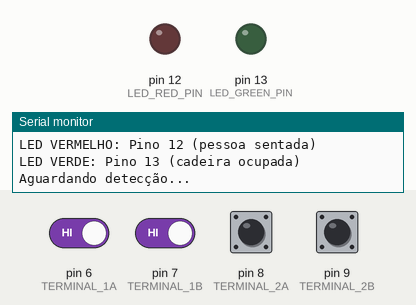
The sketch below on a simulated Arduino Uno, built with avr-gcc and run on an emulated ATmega328P. Parts: output pins drawn as LEDs (lit = HIGH), the last lines printed to the serial monitor. The test bench sets the inputs (shaded band); at power-on: pin 6 (TERMINAL_1A), pin 7 (TERMINAL_1B), pin 8 (TERMINAL_2A), pin 9 (TERMINAL_2B) HIGH.

Above: at 2.2 s.
2.3 s: pin 6 (TERMINAL_1A) driven LOW and pin 7 (TERMINAL_1B) driven LOW
At 3.5 s:
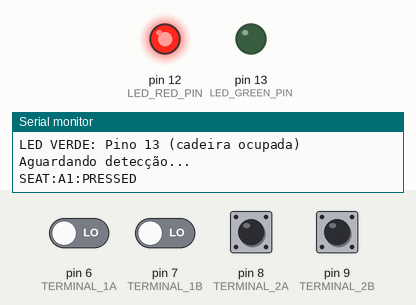
3.8 s: pin 6 (TERMINAL_1A) driven HIGH
At 5.0 s:
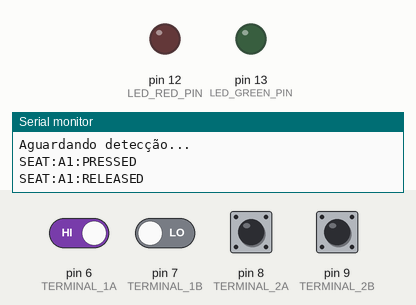
5.3 s: pin 6 (TERMINAL_1A) driven LOW
At 6.2 s:
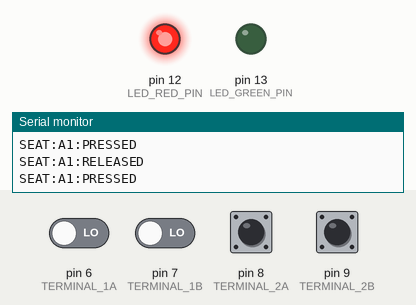
6.8 s: pin 7 (TERMINAL_1B) driven HIGH
At 7.2 s:
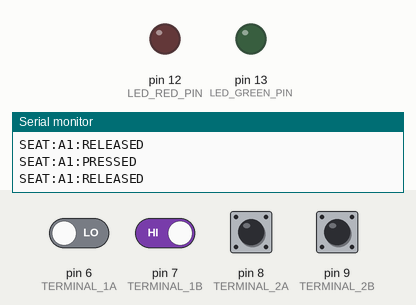
Timing chart, 0 to 9.3 s (numbered marks = the images above; inputs shaded):
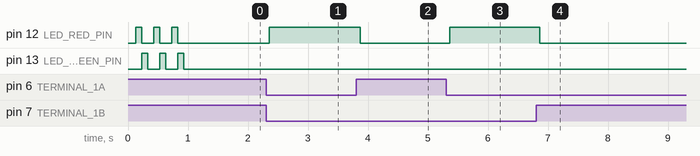

The sketch:

arduino_code.ino
```cpp
/*
  Arduino Code para Sistema de Cadeiras GrupoCine

  Hardware necessário:
  - Arduino Uno R3
  - Botão conectado nos terminais 1a, 1b, 2a, 2b
  - LED VERMELHO para indicar pessoa sentada
  - LED VERDE para indicar cadeira ocupada (código validado)

  Conexões:
  - Terminal 1a: Pino Digital 6
  - Terminal 1b: Pino Digital 7
  - Terminal 2a: Pino Digital 8
  - Terminal 2b: Pino Digital 9
  - LED VERMELHO: Pino Digital 12 (+ resistor 220Ω para GND)
  - LED VERDE: Pino Digital 13 (+ resistor 220Ω para GND)

  Funcionamento:
  - Quando o botão é pressionado: LED VERMELHO acende + envia "SEAT:A1:PRESSED"
  - Quando o botão é liberado: LED VERMELHO apaga + envia "SEAT:A1:RELEASED"
  - LED VERDE acende apenas quando recebe comando "SEAT:A1:OCCUPIED" do servidor
  - LED VERDE apaga quando recebe comando "SEAT:A1:AVAILABLE" do servidor
*/

#include <Arduino.h>

// Pinos dos terminais (ATUALIZADOS conforme solicitação - não usa mais D2..D5)
const int TERMINAL_1A = 6;    // Terminal 1a (antes D2)
const int TERMINAL_1B = 7;    // Terminal 1b (antes D3)
const int TERMINAL_2A = 8;    // Terminal 2a (antes D4)
const int TERMINAL_2B = 9;    // Terminal 2b (antes D5)
const int LED_RED_PIN = 12;   // LED VERMELHO (pessoa sentada)
const int LED_GREEN_PIN = 13; // LED VERDE (cadeira ocupada)
String SEAT_CODE = "A1";      // Código da cadeira - será configurado dinamicamente via comando CONFIG
bool isOccupied = false;       // Flag local para saber se cadeira está validada (OCCUPIED)

bool lastButtonState = HIGH;   // Estado anterior do botão
bool currentButtonState = HIGH; // Estado atual do botão
unsigned long lastDebounceTime = 0;
const unsigned long debounceDelay = 50; // Delay para debounce em ms

void setup() {
  // Inicializar comunicação serial
  Serial.begin(9600);

  // Configurar terminais como entrada com pull-up interno
  pinMode(TERMINAL_1A, INPUT_PULLUP);
  pinMode(TERMINAL_1B, INPUT_PULLUP);
  pinMode(TERMINAL_2A, INPUT_PULLUP);
  pinMode(TERMINAL_2B, INPUT_PULLUP);

  // Configurar LEDs como saída
  pinMode(LED_RED_PIN, OUTPUT);
  pinMode(LED_GREEN_PIN, OUTPUT);
  digitalWrite(LED_RED_PIN, LOW);   // LED vermelho inicialmente apagado
  digitalWrite(LED_GREEN_PIN, LOW); // LED verde inicialmente apagado

  // Mensagem de inicialização
  Serial.println("Arduino GrupoCine iniciado");
  Serial.println("Cadeira: " + SEAT_CODE);
  Serial.println("Terminais: 1a(D6), 1b(D7), 2a(D8), 2b(D9)");
  Serial.println("LED VERMELHO: Pino 12 (pessoa sentada)");
  Serial.println("LED VERDE: Pino 13 (cadeira ocupada)");
  Serial.println("Aguardando detecção...");

  // Piscar LEDs para indicar que está pronto
  for(int i = 0; i < 3; i++) {
    digitalWrite(LED_RED_PIN, HIGH);
    delay(100);
    digitalWrite(LED_RED_PIN, LOW);
    digitalWrite(LED_GREEN_PIN, HIGH);
    delay(100);
    digitalWrite(LED_GREEN_PIN, LOW);
    delay(100);
  }
}

void loop() {
  // Ler estado dos terminais (assumindo que o botão conecta 1a-1b ou 2a-2b quando pressionado)
  bool terminal1a = digitalRead(TERMINAL_1A);
  bool terminal1b = digitalRead(TERMINAL_1B);
  bool terminal2a = digitalRead(TERMINAL_2A);
  bool terminal2b = digitalRead(TERMINAL_2B);

  // Verificar se o botão está pressionado (conexão entre terminais)
  bool buttonPressed = (terminal1a == LOW && terminal1b == LOW) || (terminal2a == LOW && terminal2b == LOW);
  int reading = buttonPressed ? LOW : HIGH;

  // Verificar se houve mudança (debounce)
  if (reading != lastButtonState) {
    lastDebounceTime = millis();
  }

  // Se passou o tempo de debounce
  if ((millis() - lastDebounceTime) > debounceDelay) {
    // Se o estado mudou
    if (reading != currentButtonState) {
      currentButtonState = reading;

      // Botão pressionado (pessoa sentou)
      if (currentButtonState == LOW) {
        if (!isOccupied) { // só acende vermelho se ainda não validada
          digitalWrite(LED_RED_PIN, HIGH); // Acender LED VERMELHO
        }
        Serial.println("SEAT:" + SEAT_CODE + ":PRESSED");
      }
      // Botão liberado (pessoa levantou)
      else {
        if (!isOccupied) {
          digitalWrite(LED_RED_PIN, LOW); // Apagar LED VERMELHO apenas se não validada
        }
        Serial.println("SEAT:" + SEAT_CODE + ":RELEASED");
      }
    }
  }

  // Salvar estado para próxima iteração
  lastButtonState = reading;

  // Verificar comandos recebidos do servidor
  if (Serial.available()) {
    String command = Serial.readStringUntil('\n');
    command.trim();

    // Comando para configurar nova cadeira
    if (command.startsWith("CONFIG:")) {
      String newSeatCode = command.substring(7); // Remove "CONFIG:"
      if (newSeatCode.length() > 0) {
        SEAT_CODE = newSeatCode;
        Serial.println("CONFIGURADO:" + SEAT_CODE);

        // Piscar LEDs para confirmar configuração
        for(int i = 0; i < 2; i++) {
          digitalWrite(LED_RED_PIN, HIGH);
          digitalWrite(LED_GREEN_PIN, HIGH);
          delay(150);
          digitalWrite(LED_RED_PIN, LOW);
          digitalWrite(LED_GREEN_PIN, LOW);
          delay(150);
        }
      }
    }
    // Comando para controlar LED VERDE
    else if (command == "SEAT:" + SEAT_CODE + ":OCCUPIED") {
      // Status: cadeira validada -> apenas LED VERDE aceso
      isOccupied = true;
      digitalWrite(LED_RED_PIN, LOW);
      digitalWrite(LED_GREEN_PIN, HIGH);
    } else if (command == "SEAT:" + SEAT_CODE + ":PENDING") {
      // Status: pessoa sentada aguardando validação -> apenas LED VERMELHO aceso
      isOccupied = false;
      digitalWrite(LED_RED_PIN, HIGH);
      digitalWrite(LED_GREEN_PIN, LOW);
    } else if (command == "SEAT:" + SEAT_CODE + ":WAITING") {
      // Status: cadeira livre aguardando alguém sentar -> ambos apagados
      isOccupied = false;
      digitalWrite(LED_RED_PIN, LOW);
      digitalWrite(LED_GREEN_PIN, LOW);
    } else if (command == "SEAT:" + SEAT_CODE + ":AVAILABLE") {
      // Compatibilidade anterior: tratar AVAILABLE como cadeira livre (ambos apagados)
      isOccupied = false;
      digitalWrite(LED_RED_PIN, LOW);
      digitalWrite(LED_GREEN_PIN, LOW);
    }
  }

  // Pequeno delay para não sobrecarregar o loop
  delay(10);
}

/*
  INSTRUÇÕES DE USO:

  1. Carregue este código no seu Arduino Uno R3
  2. Altere a variável SEAT_CODE para o código da cadeira desejada (ex: "A1", "B3", etc.)
  3. Conecte os componentes:
  - Botão: terminais nos pinos 6, 7, 8, 9
     - LED VERMELHO: pino 12 + resistor 220Ω para GND
     - LED VERDE: pino 13 + resistor 220Ω para GND
  4. Conecte o Arduino ao computador via USB
  5. Execute o servidor Node.js
  6. O sistema detectará automaticamente o Arduino e começará a receber dados

  FUNCIONAMENTO:
  - LED VERMELHO: Acende quando alguém senta (pressiona botão)
  - LED VERDE: Acende quando a pessoa valida o código (cadeira ocupada)

  NOTAS:
  - Para múltiplas cadeiras, use um Arduino para cada cadeira
  - Altere apenas o SEAT_CODE para cada cadeira
  - O sistema suporta até 50 cadeiras (A1-E10)
  - Certifique-se de que o SEAT_CODE corresponde exatamente ao código no banco de dados
*/
```

Measured:
- after the input at 2.3 s, pin 12 (LED_RED_PIN): LOW → HIGH after 0.05 s
- after the input at 3.8 s, pin 12 (LED_RED_PIN): HIGH → LOW after 0.07 s
- after the input at 5.3 s, pin 12 (LED_RED_PIN): LOW → HIGH after 0.07 s
- after the input at 6.8 s, pin 12 (LED_RED_PIN): HIGH → LOW after 0.06 s
